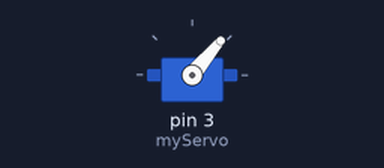
The sketch below on a simulated Arduino Uno, built with avr-gcc and run on an emulated ATmega328P. Shown: servo.

Above: at 3.05 s.
At 14.85 s:
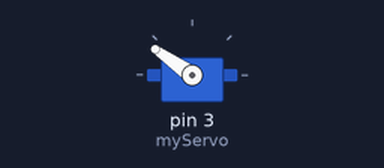
At 20.75 s:
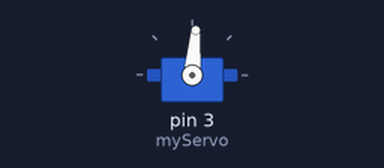
At 26.75 s:
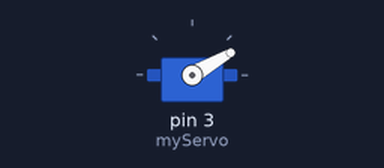
Timing chart, 0 to 34.0 s (numbered marks = the images above):
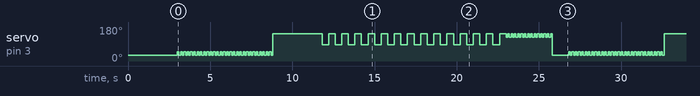

Measured:
- by itself, servo on pin 3 (myServo): moves between 30° and 145°, repeating every 23.8 s

The sketch:

sketch_apr17b.ino
```cpp
/*
  Auto-Feed larvae like a boss.

  (Values are tuned for the dynamic range of the small black servo.)

  Tommaso Caudullo
  17.04.2019
*/


#include <Servo.h>
Servo myServo;

static int pinAO = 3;
static int tot_iterations = 8;
static long oneDay = 86400000;


void setup() {
  // put your setup code here, to run once:
  myServo.attach(3);
  Serial.begin(9600);

  myServo.write(30);
  delay(3000);
}

void loop() {
  // put your main code here, to run repeatedly:

  for (int iteration = 1; iteration < tot_iterations+1; iteration++) {
    //shake
    for (int i = 1; i < 30; i++) {
      myServo.write(50);
      delay(100);

      myServo.write(30);
      delay(100);
    }

    myServo.write(145);
    delay(3000);

    //shake
    for (int i = 1; i < 15; i++) {
      myServo.write(85);
      delay(400);

      myServo.write(145);
      delay(400);
    }

    //shake
    for (int i = 1; i < 15; i++) {
      myServo.write(125);
      delay(100);

      myServo.write(145);
      delay(100);
    }

    myServo.write(30);
    delay(1000);
  }

  Serial.println(oneDay);

  delay(oneDay);
}
```
